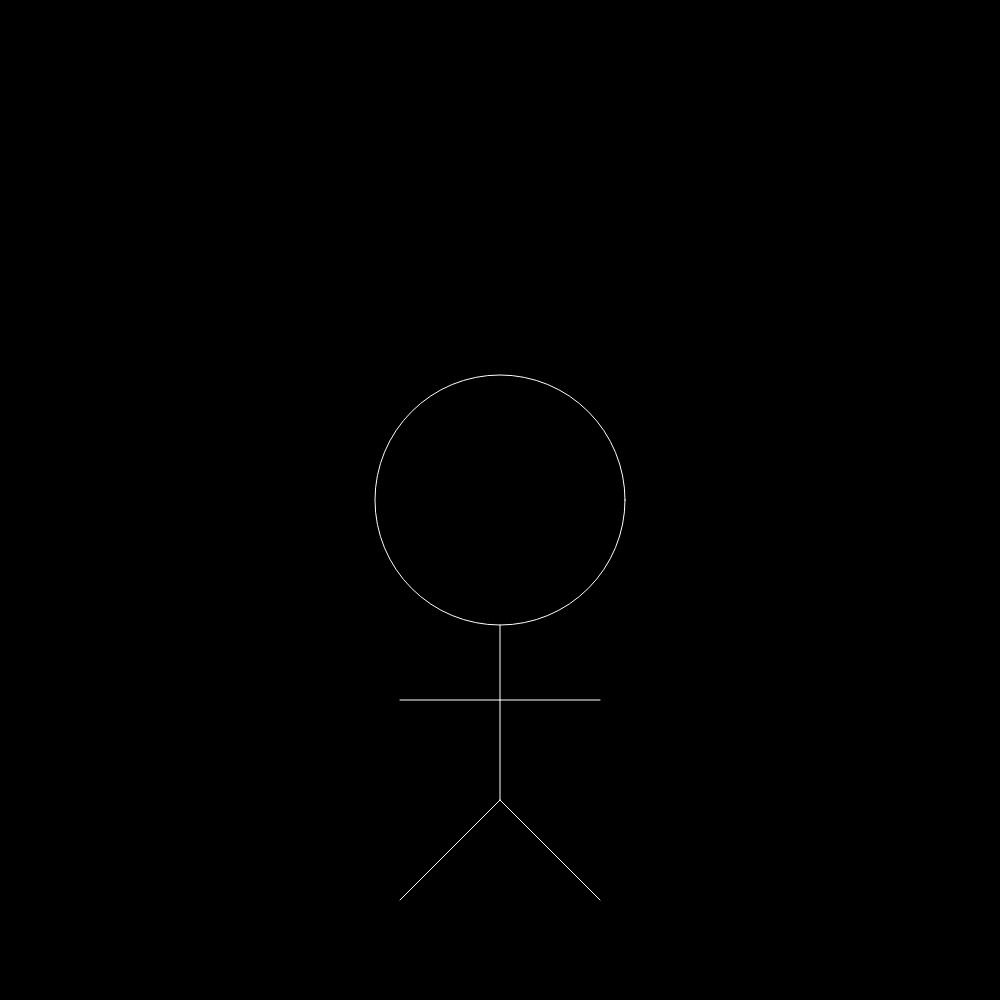
Frame 1 (no input)
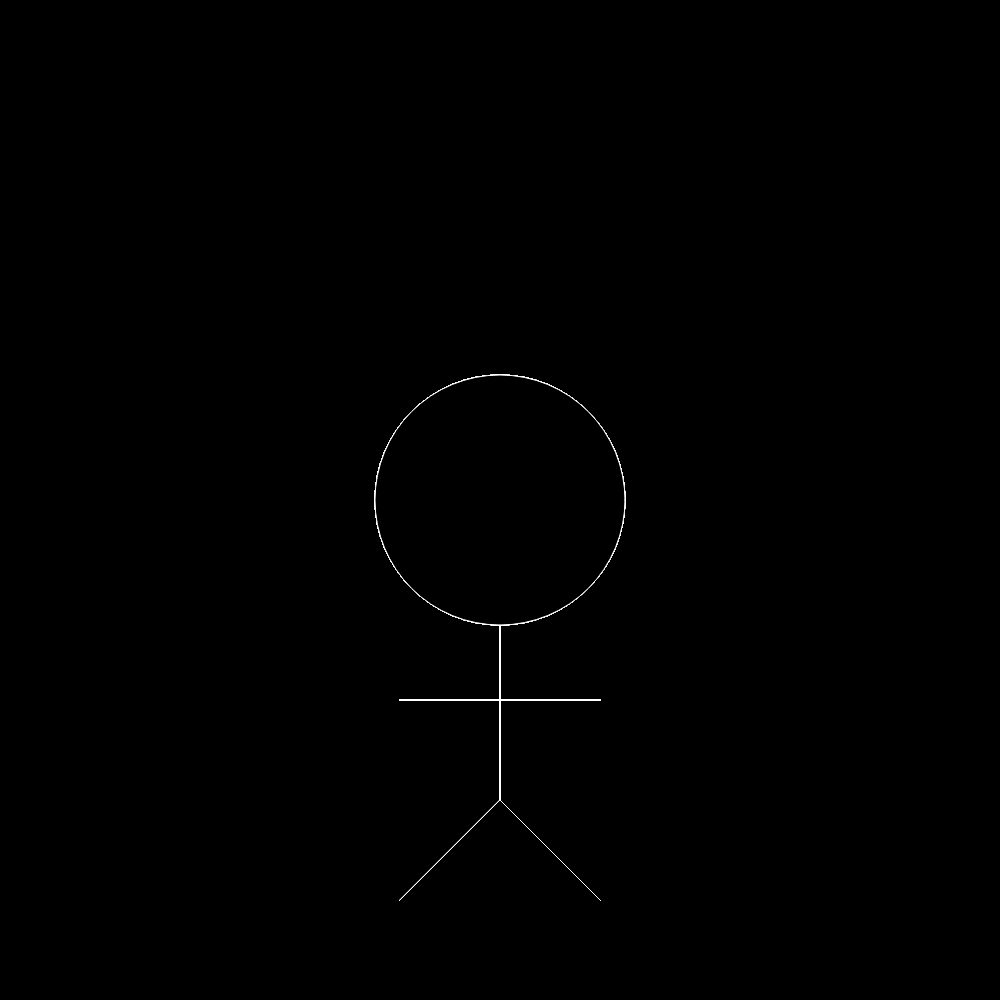
Frame 60 (no input)
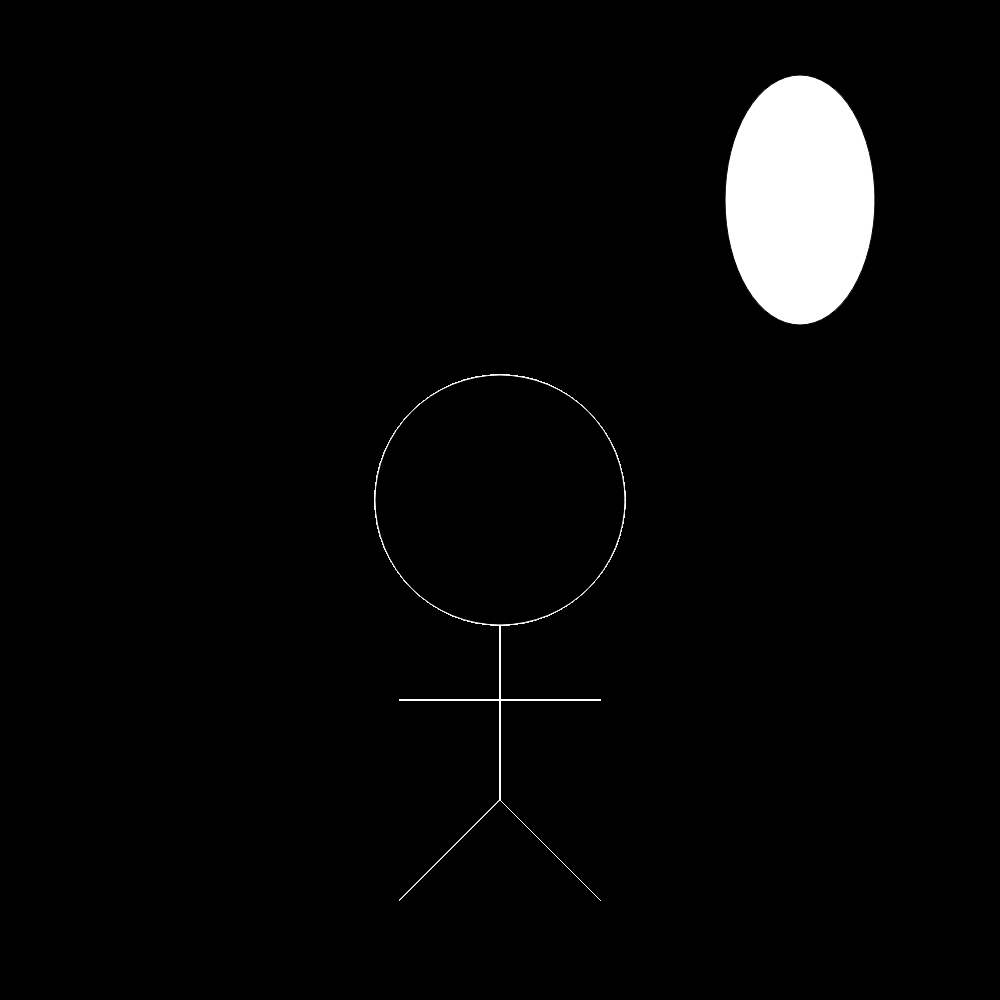
Frame 120 (the mouse pressed at the canvas centre since frame 60)

The p5.js sketch that drew these frames (run headless with seeded random() and noise() and a simulated clock; from frame 60 on, the mouse is pressed at the canvas centre):

// p5.js sketch
// ── sketch.js
function setup() {
createCanvas(1000, 1000);
background(0)


}

var value = 0;
function draw() {

  fill(0)
  stroke(255)
  ellipse(500, 500, 250, 250);
  line(500,625,500,800);
  line(500,800,600,900);
  line(500,800,400,900);
  line(500,700,600,700);
  line(500,700,400,700);
  fill(value);
  stroke(0)
  ellipse(800,200,150,250);




}
function mousePressed() {
  if (value === 0) {
    value = 255;
  } else {
    value = 0;
  }
}
